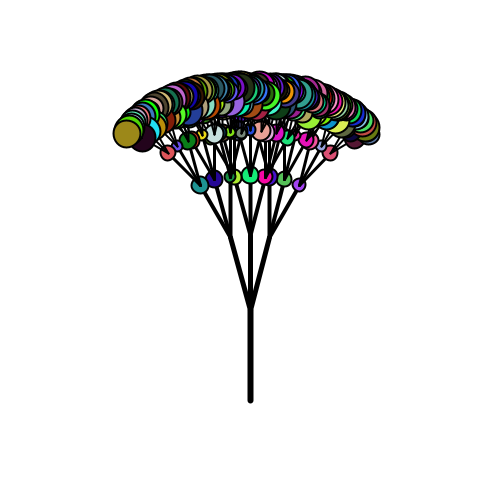
Frame 1 (no input)
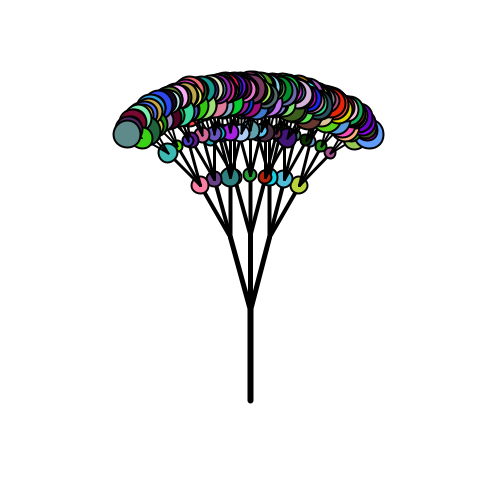
Frame 60 (the mouse pressed at the canvas centre just before this capture)
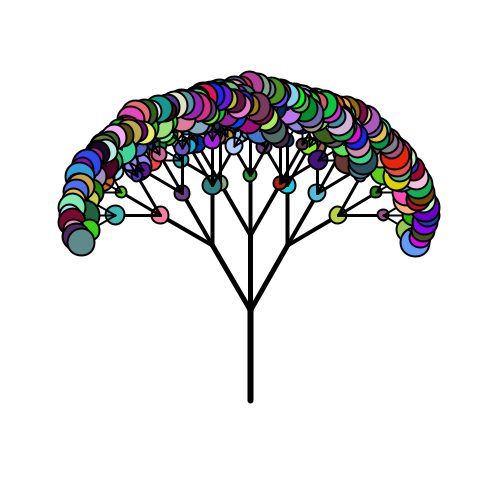
Frame 120 (the mouse held since frame 60 and released just before this capture)

The Processing sketch that drew these frames (run headless with seeded random() and noise(); from frame 60 on, the mouse is pressed at the canvas centre):

// Processing sketch: treeeeee
// ── treeeeee.pde
/* Bubble Tree
 CS30
 Zach Digout
 November 18, 2019
 
 A tree design made using a recursive function
 whose leaves and angles can be controlled
 by the user.
*/


int level = 5;
float scale = 15;


void setup() {
  size(500, 500);
  background(255);
}


void draw() {
  background(255);
  drawTree(250, 400, 90, 6);
  randomSeed(0);
}


//The function that will call itself as long as depth greater than 0
void drawTree(int x1, int y1, float angle, int depth) {
  if (depth > 0) {
    int x2 = (int)(x1 + (cos(radians(angle))*depth*scale)); 
    int y2 = (int)(y1 - (sin(radians(angle))*depth*scale));  
    float offset =  map(mouseX, 0, width, 15, 45); //Angle of branches changes depending on the mouse's x-position
    drawLine(x1, y1, x2, y2, depth);
    drawLeaves(x2, y2, depth);
    //for a 3-branch tree:
    drawTree(x2, y2, angle-offset, depth-1);
    drawTree(x2, y2, angle, depth-1);
    drawTree(x2, y2, angle+offset, depth-1);
  }
}


//Draws each branch with reducing depth
void drawLine(int x1, int y1, int x2, int y2, int depth) {
  strokeWeight(depth);
  line(x1, y1, x2, y2);
}


//Draws the leaves with random colour and size based on branch depth
void drawLeaves(int x2, int y2, int depth) {
  if (depth < level) {
    strokeWeight(2);
    fill(random(255), random(255), random(255));
    float leafSize;
    if (depth < 1) {
      leafSize = random(30, 50);
    } else if (depth < 3) {
      leafSize = random(20, 30);
    } else {
      leafSize = random(10, 20);
    }
    ellipse(x2, y2, leafSize, leafSize);
  }
}


//Changes the depth requirements for leaves
void keyPressed() {
  if (key == 'z' && level > 0) level -= 1; //z -> Less Leaves 
  else if (key == 'x' && level < 7)  level += 1; //x -> More Leaves
}
